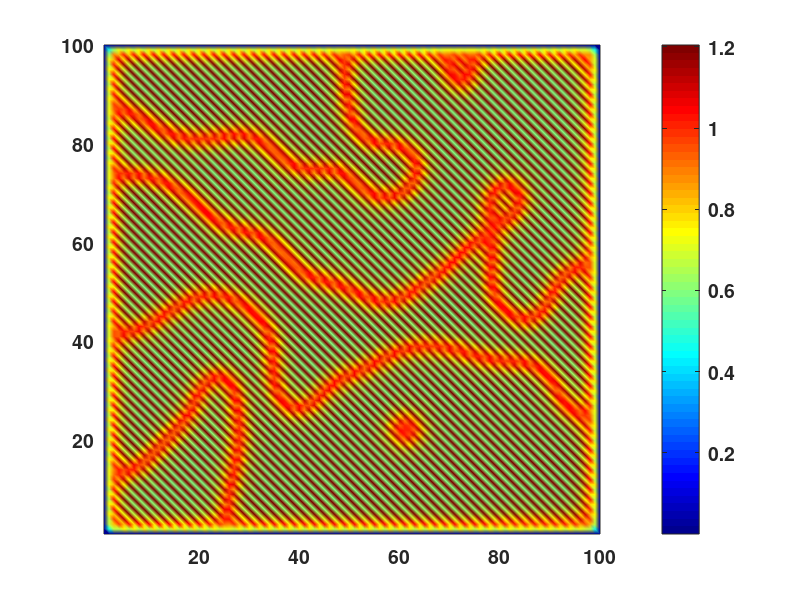
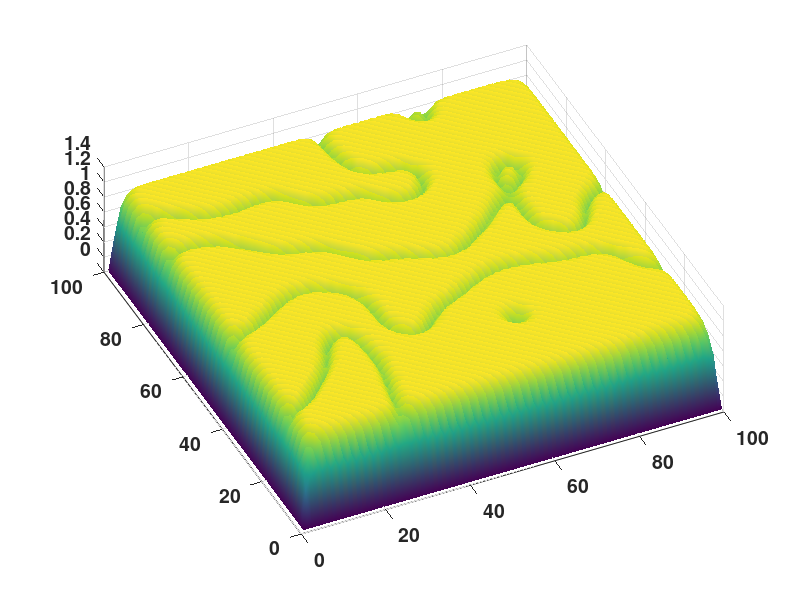

Reproduce these figures in MATLAB, in order.
% Pattern formation: a 20 line matlab program
% PDE form: u_t=D*(u_{xx}+u_{yy}+gamma*q(u)
% written by S J Wiggin (Queen Mary university)
% Usage: pattern(200)

function pattern(time)
%input number of time steps
if nargin<1, time=100; end

%initalise parametes n=100;
% D=0.2; gamma=0.5;
n=100; D=0.2; gamma=0.5;

%non-linear partial differential equation
% the solution of the PDE is obtained by
% finite difference method
% assuming dx=dt=-dt=1
% u_t=D(u_{xx}+u_{yy})+gamma*q(u);
%qstr='u.*(1-u)';

qstr='u.*(1-u)';

%set inital values of u randomly
u=rand(n,n); grad=u*0;

%index for u(i,j) and loop
I=2:n-1; J=2:n-1;

%Time stepping
for step=1:time,
    %laplace gradient/updating the equation
    grad(I,J) =u(I,J-1)+u(I,J+1)+u(I-1,J)+u(I+1,J);
    u=(1-4*D)*u+D*grad+gamma*eval(qstr);
    % show results
    pcolor(u);
    shading interp;
    % coloring and colorbar
    h = colorbar; colormap jet;
    disp (strcat('Time step = ', num2str(step)));
    drawnow;
    set([gca h], 'fontsize', 14, 'fontweight', 'bold');
end

%plot as a surface
figure(2);
surf(u); shading interp;
set(gca, 'fontsize', 14, 'fontweight', 'bold');
view([-25 70]);